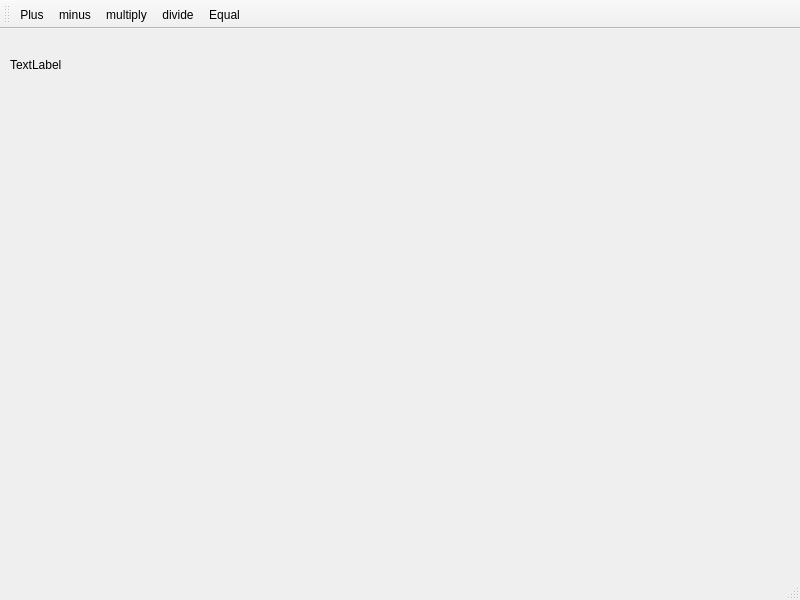
<?xml version="1.0" encoding="UTF-8"?>
<ui version="4.0">
 <class>MainWindow</class>
 <widget class="QMainWindow" name="MainWindow">
  <property name="geometry">
   <rect>
    <x>0</x>
    <y>0</y>
    <width>800</width>
    <height>600</height>
   </rect>
  </property>
  <property name="windowTitle">
   <string>MainWindow</string>
  </property>
  <widget class="QWidget" name="centralwidget">
   <widget class="QLabel" name="label">
    <property name="geometry">
     <rect>
      <x>10</x>
      <y>20</y>
      <width>581</width>
      <height>31</height>
     </rect>
    </property>
    <property name="text">
     <string>TextLabel</string>
    </property>
   </widget>
  </widget>
  <widget class="QMenuBar" name="menubar">
   <property name="geometry">
    <rect>
     <x>0</x>
     <y>0</y>
     <width>800</width>
     <height>21</height>
    </rect>
   </property>
  </widget>
  <widget class="QStatusBar" name="statusbar"/>
  <widget class="QToolBar" name="toolBar">
   <property name="windowTitle">
    <string>toolBar</string>
   </property>
   <attribute name="toolBarArea">
    <enum>TopToolBarArea</enum>
   </attribute>
   <attribute name="toolBarBreak">
    <bool>false</bool>
   </attribute>
   <addaction name="actionPlus"/>
   <addaction name="actionMinus"/>
   <addaction name="actionMultiply"/>
   <addaction name="actionDivide"/>
   <addaction name="actionEqual"/>
  </widget>
  <action name="actionPlus">
   <property name="icon">
    <iconset resource="resources.qrc">
     <normaloff>:/icons/Plus.ico</normaloff>:/icons/Plus.ico</iconset>
   </property>
   <property name="text">
    <string>Plus</string>
   </property>
   <property name="toolTip">
    <string>Plus a number</string>
   </property>
  </action>
  <action name="actionMinus">
   <property name="icon">
    <iconset resource="resources.qrc">
     <normaloff>:/icons/Minus.ico</normaloff>:/icons/Minus.ico</iconset>
   </property>
   <property name="text">
    <string>minus</string>
   </property>
   <property name="toolTip">
    <string>minus a number</string>
   </property>
  </action>
  <action name="actionMultiply">
   <property name="icon">
    <iconset resource="resources.qrc">
     <normaloff>:/icons/Multiply.ico</normaloff>:/icons/Multiply.ico</iconset>
   </property>
   <property name="text">
    <string>multiply</string>
   </property>
   <property name="toolTip">
    <string>multiply</string>
   </property>
  </action>
  <action name="actionDivide">
   <property name="icon">
    <iconset resource="resources.qrc">
     <normaloff>:/icons/Divide.ico</normaloff>:/icons/Divide.ico</iconset>
   </property>
   <property name="text">
    <string>divide</string>
   </property>
   <property name="toolTip">
    <string>divide</string>
   </property>
  </action>
  <action name="actionEqual">
   <property name="icon">
    <iconset resource="resources.qrc">
     <normaloff>:/icons/equal.ico</normaloff>:/icons/equal.ico</iconset>
   </property>
   <property name="text">
    <string>Equal</string>
   </property>
   <property name="toolTip">
    <string>Equal</string>
   </property>
  </action>
 </widget>
 <resources>
  <include location="resources.qrc"/>
 </resources>
 <connections/>
</ui>
